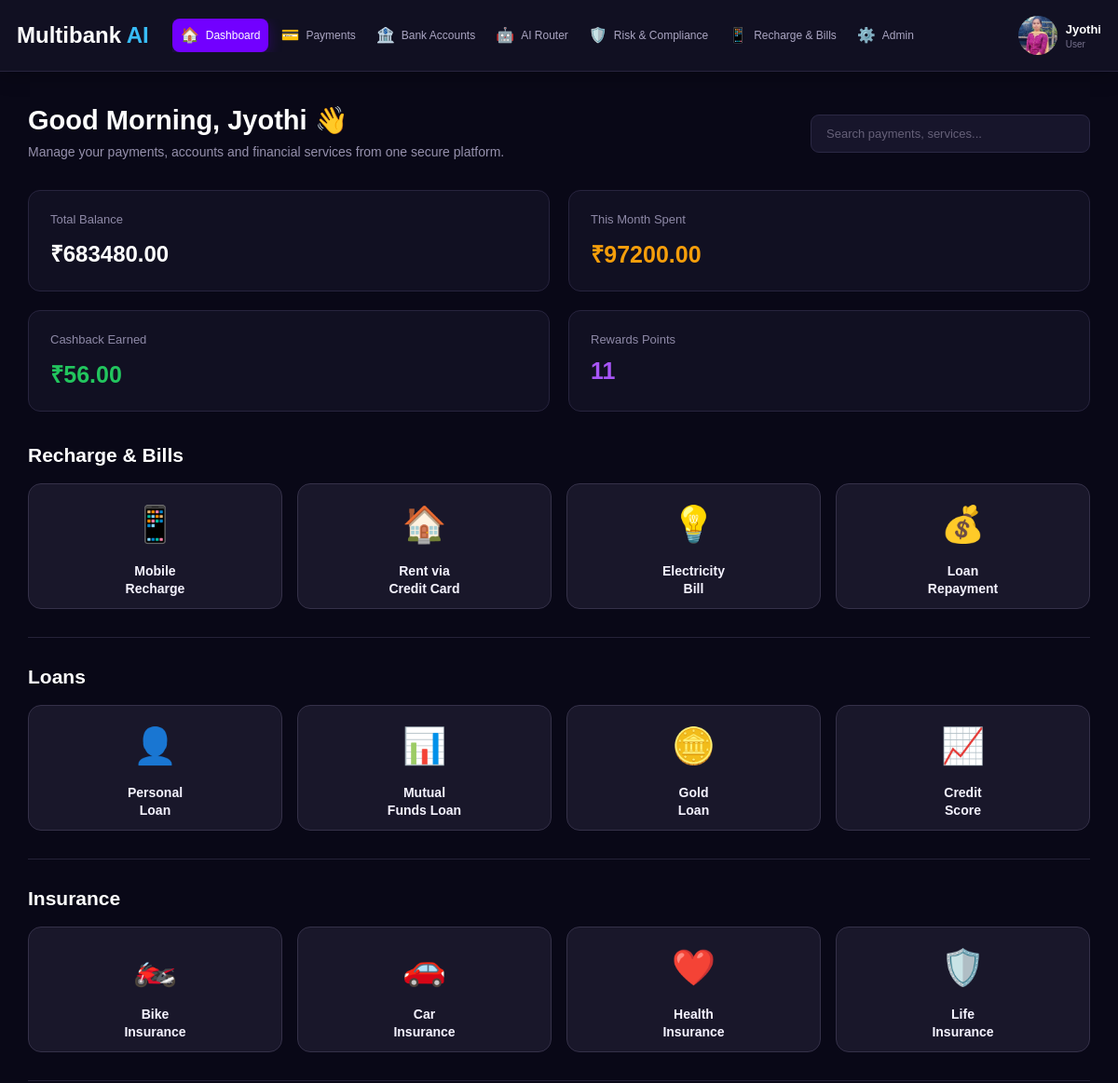
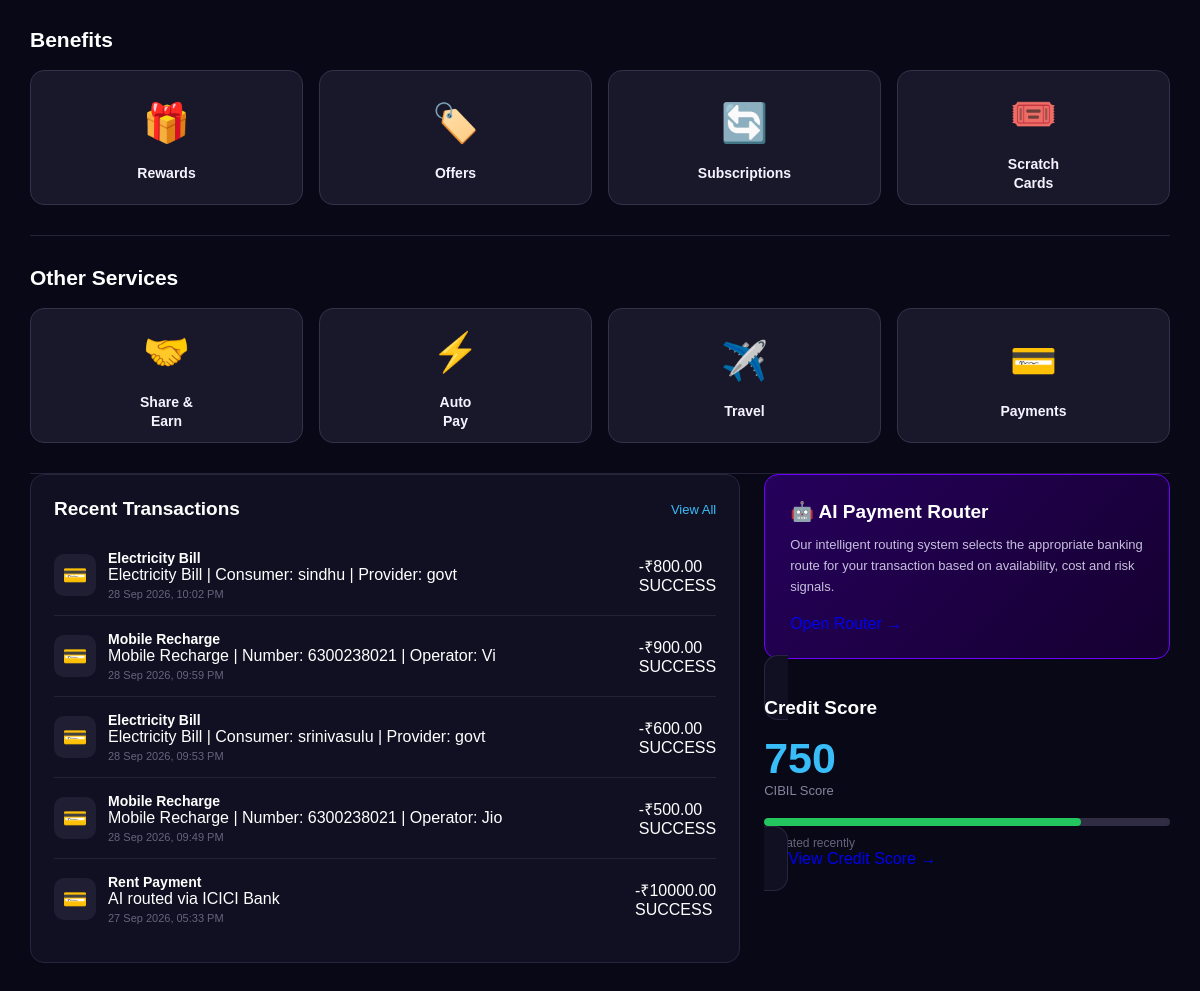
Page /dashboard/ (signed in) on the committed database (2 pictures, top to bottom).
### accounts/models.py (models this page shows, shortened)
class CustomUser(AbstractUser):
    email = models.EmailField(unique=True)
    phone_number = models.CharField(
        max_length=15,
        unique=True
    )
    email_verified = models.BooleanField(
        default=False
    )
    phone_verified = models.BooleanField(
        default=False
    )
    email_otp = models.CharField(
        max_length=6,
        blank=True,
        null=True
    )
    phone_otp = models.CharField(
        max_length=6,
        blank=True,
        null=True
    )
    email_otp_created_at = models.DateTimeField(
        blank=True,
        null=True
    )
    phone_otp_created_at = models.DateTimeField(
        blank=True,
        null=True
    )
    reset_otp = models.CharField(
        max_length=6,
        blank=True,
        null=True
    )
    reset_otp_created_at = models.DateTimeField(
        blank=True,
        null=True
    )
    payment_pin = models.CharField(
        max_length=128,
        blank=True,
        null=True
    )
    credit_score = models.PositiveIntegerField(
        default=750
    )
    profile_photo = models.ImageField(
    upload_to='profile_photos/',
    blank=True,
    null=True
    )

class Payment(models.Model):
    transaction_id = models.CharField(
        max_length=30,
        unique=True,
        blank=True,
        null=True
    )
    PAYMENT_TYPES = [
        ('MOBILE', 'Mobile Recharge'),
        ('RENT', 'Rent Payment'),
        ('ELECTRICITY', 'Electricity Bill'),
        ('LOAN', 'Loan Repayment'),
        ('OTHER', 'Other'),
    ]
    user = models.ForeignKey(
        settings.AUTH_USER_MODEL,
        on_delete=models.CASCADE,
        related_name='payments'
    )
    payment_type = models.CharField(
        max_length=20,
        choices=PAYMENT_TYPES
    )
    amount = models.DecimalField(
        max_digits=12,
        decimal_places=2
    )
    cashback = models.DecimalField(
    max_digits=10,
    decimal_places=2,
    default=0
    )
    reward_points = models.PositiveIntegerField(
    default=0
    )
    description = models.CharField(
        max_length=255,
        blank=True
    )
    status = models.CharField(
        max_length=20,
        default='SUCCESS'
    )
    created_at = models.DateTimeField(
        auto_now_add=True
    )

### accounts/views.py (the view)
# urls.py: path('dashboard/', views.dashboard, name='dashboard'),
def dashboard(request):
    total_balance = BankAccount.objects.filter(
        user=request.user,
        is_active=True
    ).aggregate(
        total=Sum('balance')
    )['total'] or 0
    today = timezone.localdate()
    this_month_spent = Payment.objects.filter(
        user=request.user,
        created_at__year=today.year,
        created_at__month=today.month,
        status='SUCCESS'
    ).aggregate(
        total=Sum('amount')
    )['total'] or 0
    credit_score = getattr(request.user, 'credit_score', 0)
    cashback_earned = Payment.objects.filter(
        user=request.user,
        status='SUCCESS'
    ).aggregate(
        total=Sum('cashback')
    )['total'] or 0
    reward_points = Payment.objects.filter(
        user=request.user,
        status='SUCCESS'
    ).aggregate(
        total=Sum('reward_points')
    )['total'] or 0
    recent_payments = Payment.objects.filter(
        user=request.user
    ).order_by('-created_at')[:5]
    return render(
        request,
        'dashboard/dashboard.html',
        {
            'total_balance': total_balance,
            'this_month_spent': this_month_spent,
            'recent_payments': recent_payments,
            'cashback_earned': cashback_earned,
            'reward_points': reward_points,
            'credit_score': credit_score,
        }
    )

### templates/dashboard/dashboard.html (shortened to what this page needs)
<!DOCTYPE html>
<html lang="en">
<head>
</head>
<body>
<nav class="top-navigation">
    <div class="nav-container">
        <div class="logo">
            <span class="logo-main">
                Multibank
            </span>
            <span class="logo-ai">
                AI
            </span>
        </div>
        <div class="nav-menu">
            <a href="{% url 'dashboard' %}"
               class="nav-link active">
                <span class="nav-icon">🏠</span>
                Dashboard
            </a>
            <a href="{% url 'payments' %}" class="nav-link">
                <span class="nav-icon">💳</span>
                Payments
            </a>
            <a href="{% url 'bank_accounts' %}" class="nav-link">
                <span class="nav-icon">🏦</span>
                Bank Accounts
            </a>
            <a href="{% url 'ai_router' %}" class="nav-link">
                <span class="nav-icon">🤖</span>
                AI Router
            </a>
            <a href="#"
               class="nav-link">
                <span class="nav-icon">🛡️</span>
                Risk & Compliance
            </a>
            <a href="{% url 'recharge_bills' %}" class="nav-link">
                <span class="nav-icon">📱</span>
                Recharge & Bills
            </a>
            <a href="#"
               class="nav-link">
                <span class="nav-icon">⚙️</span>
                Admin
            </a>
        </div>
       <a href="{% url 'my_profile' %}" class="user-profile-link">
    <div class="nav-profile">
        <div class="profile-circle">
            {% if request.user.profile_photo %}
                <img
                    src="{{ request.user.profile_photo.url }}"
                    alt="Profile Photo"
                    class="nav-profile-photo"
                >
            {% else %}
                {{ request.user.username|first|upper }}
            {% endif %}
        </div>
        <div class="profile-info">
            <div class="profile-name">
                {{ request.user.username }}
            </div>
            <div class="profile-role">
                User
            </div>
        </div>
    </div>
</a>
</nav>
<main class="main">
    <div class="dashboard-top">
        <div class="welcome">
            <h1>
                Good Morning, {{ request.user.username }} 👋
            </h1>
            <p>
                Manage your payments, accounts and financial
                services from one secure platform.
            </p>
        </div>
        <input
            type="text"
            class="search-box"
            placeholder="Search payments, services..."
        >
    </div>
    <div class="balance-grid">
        <div class="balance-card">
            <div class="balance-title">
                Total Balance
            </div>
            <h2 class="balance-amount">₹{{ total_balance|floatformat:2 }}</h2>
        </div>
        <div class="balance-card">
            <div class="balance-title">
                This Month Spent
            </div>
            <div class="balance-value balance-orange">
                ₹{{ this_month_spent|floatformat:2 }}
            </div>
        </div>
        <div class="balance-card">
            <div class="balance-title">
                Cashback Earned
            </div>
            <div class="balance-value balance-green">
                ₹{{ cashback_earned|floatformat:2 }}
            </div>
        </div>
        <div class="balance-card">
            <div class="balance-title">
                Rewards Points
            </div>
            <div class="balance-value balance-purple">
                {{ reward_points }}
            </div>
        </div>
    </div>
    <div class="service-section">
        <div class="service-title">
            Recharge & Bills
        </div>
        <div class="service-grid">
            <a href="#"
               class="service-item">
                <div class="service-icon">
                    📱
                </div>
                <div class="service-name">
                    Mobile<br>Recharge
                </div>
            </a>
            <a href="#"
               class="service-item">
                <div class="service-icon">
                    🏠
                </div>
                <div class="service-name">
                    Rent via<br>Credit Card
                </div>
            </a>
            <a href="#"
               class="service-item">
                <div class="service-icon">
                    💡
                </div>
                <div class="service-name">
                    Electricity<br>Bill
                </div>
            </a>
            <a href="#"
               class="service-item">
                <div class="service-icon">
                    💰
                </div>
                <div class="service-name">
                    Loan<br>Repayment
                </div>
            </a>
        </div>
    </div>
    <div class="service-section">
        <div class="service-title">
            Loans
        </div>
        <div class="service-grid">
            <a href="#"
               class="service-item">
                <div class="service-icon">
                    👤
                </div>
                <div class="service-name">
                    Personal<br>Loan
                </div>
            </a>
            <a href="#"
               class="service-item">
                <div class="service-icon">
                    📊
                </div>
                <div class="service-name">
                    Mutual<br>Funds Loan
                </div>
            </a>
            <a href="#"
               class="service-item">
                <div class="service-icon">
                    🪙
                </div>
                <div class="service-name">
                    Gold<br>Loan
                </div>
            </a>
            <a href="#"
               class="service-item">
                <div class="service-icon">
                    📈
                </div>
                <div class="service-name">
                    Credit<br>Score
                </div>
            </a>
        </div>
    </div>
    <div class="service-section">
        <div class="service-title">
            Insurance
        </div>
        <div class="service-grid">
            <a href="#"
               class="service-item">
                <div class="service-icon">
                    🏍️
                </div>
                <div class="service-name">
                    Bike<br>Insurance
                </div>
            </a>
            <a href="#"
               class="service-item">
                <div class="service-icon">
                    🚗
                </div>
                <div class="service-name">
                    Car<br>Insurance
                </div>
            </a>
            <a href="#"
               class="service-item">
                <div class="service-icon">
                    ❤️
                </div>
                <div class="service-name">
                    Health<br>Insurance
                </div>
            </a>
            <a href="#"
               class="service-item">
                <div class="service-icon">
                    🛡️
                </div>
                <div class="service-name">
                    Life<br>Insurance
                </div>
            </a>
        </div>
    </div>
    <div class="service-section">
        <div class="service-title">
            Benefits
        </div>
        <div class="service-grid">
            <a href="#"
               class="service-item">
                <div class="service-icon">
                    🎁
                </div>
                <div class="service-name">
                    Rewards
                </div>
            </a>
            <a href="#"
               class="service-item">
                <div class="service-icon">
                    🏷️
                </div>
                <div class="service-name">
                    Offers
                </div>
            </a>
            <a href="#"
               class="service-item">
                <div class="service-icon">
                    🔄
                </div>
                <div class="service-name">
                    Subscriptions
                </div>
            </a>
            <a href="#"
               class="service-item">
                <div class="service-icon">
                    🎟️
                </div>
                <div class="service-name">
                    Scratch<br>Cards
                </div>
            </a>
        </div>
    </div>
    <div class="service-section">
        <div class="service-title">
            Other Services
        </div>
        <div class="service-grid">
            <a href="#"
               class="service-item">
                <div class="service-icon">
                    🤝
                </div>
                <div class="service-name">
                    Share &<br>Earn
                </div>
            </a>
            <a href="#"
               class="service-item">
                <div class="service-icon">
                    ⚡
                </div>
                <div class="service-name">
                    Auto<br>Pay
                </div>
            </a>
            <a href="#"
               class="service-item">
                <div class="service-icon">
                    ✈️
                </div>
                <div class="service-name">
                    Travel
                </div>
            </a>
            <a href="#"
               class="service-item">
                <div class="service-icon">
                    💳
                </div>
                <div class="service-name">
                    Payments
                </div>
            </a>
        </div>
    </div>
    <div class="lower-grid">
        <div class="panel">
            <div class="panel-header">
                <h2>
                    Recent Transactions
                </h2>
                <a href="#"
                   class="view-all">
                    View All
                </a>
            </div>
<div class="transactions-list">
    {% for payment in recent_payments %}
    <div class="transaction-row">
        <div class="transaction-info">
            <div class="transaction-icon">
                💳
            </div>
            <div>
                <div class="transaction-name">
                    {{ payment.get_payment_type_display }}
                </div>
                <div class="transaction-description">
                    {{ payment.description }}
                </div>
                <div class="transaction-date">
                    {{ payment.created_at|date:"d M Y, h:i A" }}
                </div>
            </div>
        </div>
        <div class="transaction-amount-section">
            <div class="transaction-amount">
                -₹{{ payment.amount|floatformat:2 }}
            </div>
            <div class="transaction-status">
                {{ payment.status }}
            </div>
        </div>
    </div>
    {% empty %}
    <div class="no-transactions">
        No transactions yet.
    </div>
    {% endfor %}
</div>
</div>
        <div>
            <div class="ai-card">
                <h2>
                    🤖 AI Payment Router
                </h2>
                <p>
                    Our intelligent routing system selects
                    the appropriate banking route for your
                    transaction based on availability,
                    cost and risk signals.
                </p>
                <a href="{% url 'ai_router' %}">
              </a>
            </div>
            <a href="{% url 'credit_score' %}" class="panel credit-score-link">
                <div class="panel-header">
                    <h2>
                        Credit Score
                    </h2>
                </div>
                <div class="score">
                    {{ credit_score }}
                </div>
                <div class="score-label">
                    CIBIL Score
                </div>
                <div class="score-bar">
                    <div class="score-progress"></div>
                </div>
                <div class="updated">
                    Updated recently
                </div>
                <a href="{% url 'credit_score' %}" class="credit-score-btn">
</a>
</div>
        </div>
</main>
</body>
</html>

### rows in the picture
CustomUser: user.profile_photo (picture), user.username "Jyothi"
Payment: payment_type "Electricity Bill", description "Electricity Bill | Consumer: sindhu | Provider: govt", created_at "28 Sep 2026, 10:02 PM", amount "800.00", status "SUCCESS"
Payment: payment_type "Mobile Recharge", description "Mobile Recharge | Number: 6300238021 | Operator: Vi", created_at "28 Sep 2026, 09:59 PM", amount "900.00", status "SUCCESS"
Payment: payment_type "Electricity Bill", description "Electricity Bill | Consumer: srinivasulu | Provider: govt", created_at "28 Sep 2026, 09:53 PM", amount "600.00", status "SUCCESS"
Payment: payment_type "Mobile Recharge", description "Mobile Recharge | Number: 6300238021 | Operator: Jio", created_at "28 Sep 2026, 09:49 PM", amount "500.00", status "SUCCESS"
Payment: payment_type "Rent Payment", description "AI routed via ICICI Bank", created_at "27 Sep 2026, 05:33 PM", amount "10000.00", status "SUCCESS"

### other values in the picture
{{ total_balance|floatformat:2 }} "683480.00"
{{ this_month_spent|floatformat:2 }} "97200.00"
{{ cashback_earned|floatformat:2 }} "56.00"
{{ reward_points }} "11"
{{ credit_score }} "750"
